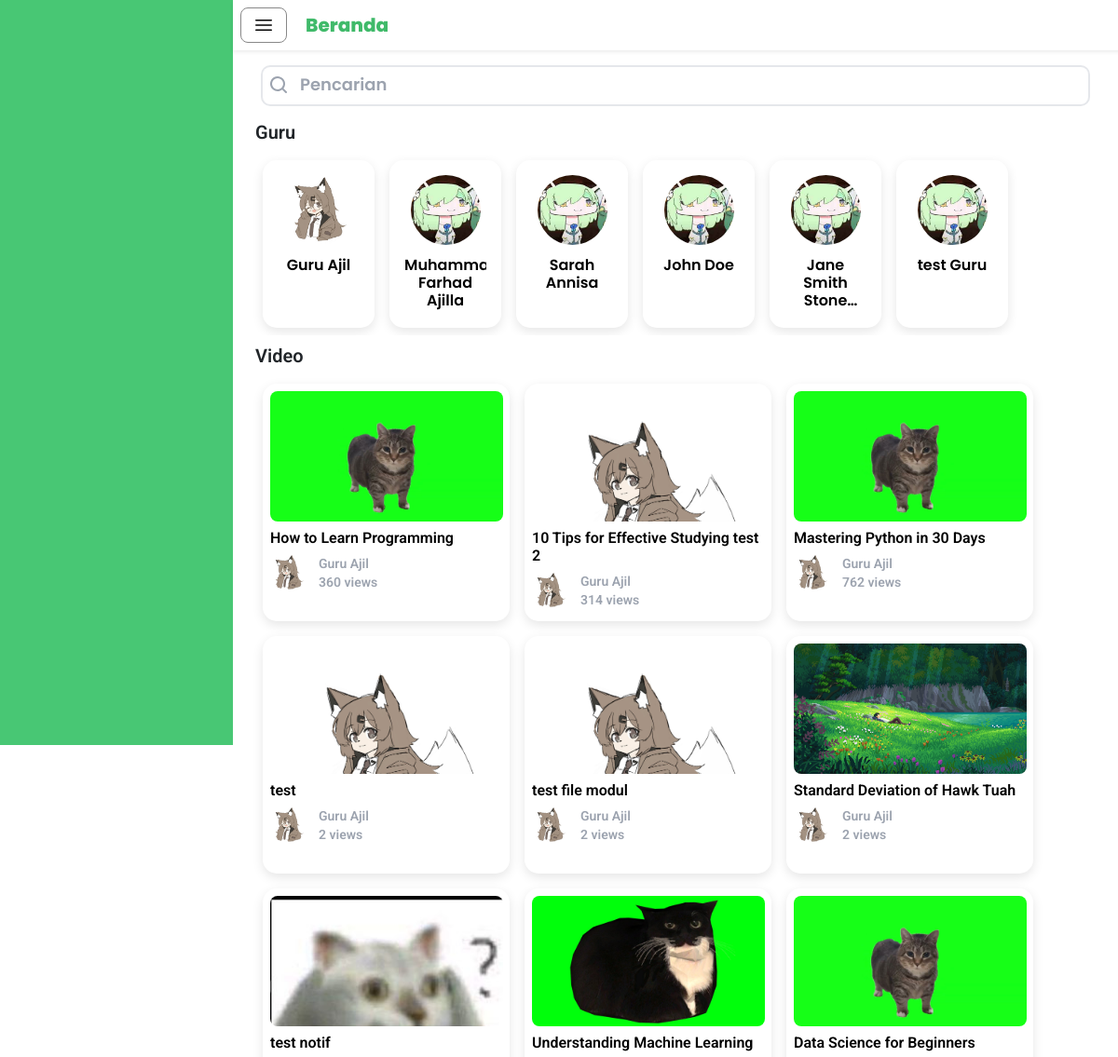
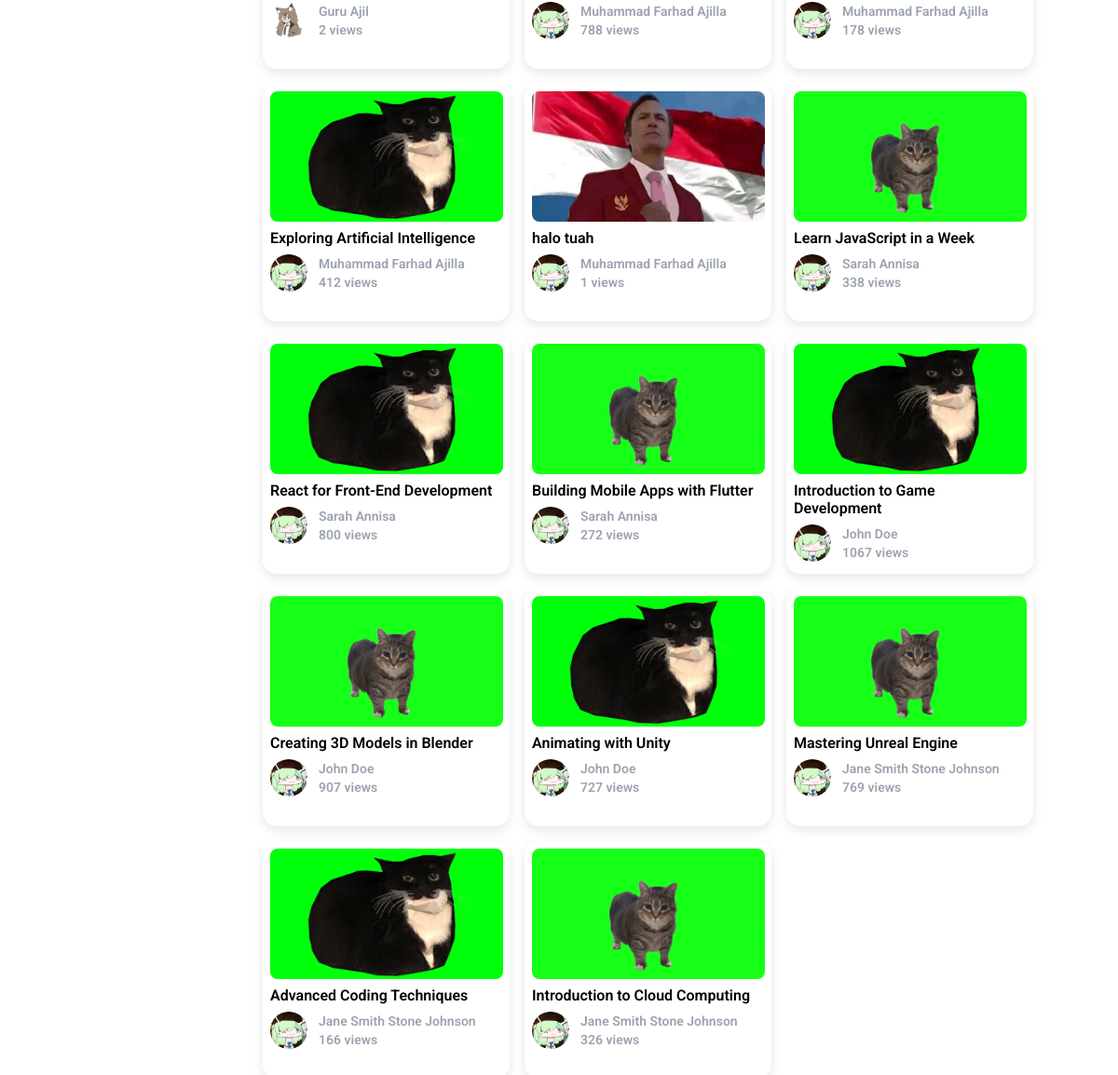
Page /siswa/pencarian/index.php (signed in) on the committed database (2 pictures, top to bottom).
### tables this page shows
CREATE TABLE IF NOT EXISTS `user` (
  `userID` int NOT NULL AUTO_INCREMENT,
  `email` varchar(255) NOT NULL,
  `password` varchar(255) NOT NULL,
  `name` varchar(255) NOT NULL,
  `school` varchar(255) NOT NULL,
  `profile_photo` varchar(255) NOT NULL,
  `role` int NOT NULL,
  PRIMARY KEY (`userID`)
);

CREATE TABLE IF NOT EXISTS `video` (
  `videoID` int NOT NULL AUTO_INCREMENT,
  `teacherID` int NOT NULL,
  `video` varchar(255) NOT NULL DEFAULT '',
  `thumbnail` varchar(255) NOT NULL DEFAULT '',
  `title` varchar(255) NOT NULL,
  `views` int NOT NULL,
  `upload_date` datetime NOT NULL,
  `favorite` int DEFAULT '0',
  PRIMARY KEY (`videoID`),
  KEY `teacherID` (`teacherID`),
  CONSTRAINT `video_ibfk_1` FOREIGN KEY (`teacherID`) REFERENCES `guru` (`teacherID`) ON DELETE CASCADE ON UPDATE CASCADE
);

### siswa/pencarian/index.php (the view, shortened to what this page needs)
<?php
$servername = "localhost";
$username = "root";
$password = "";
$dbname = "study_tube";
$conn = new mysqli($servername, $username, $password, $dbname);
$q = isset($_GET['search']) ? $_GET['search'] : '';
$sqlGuru = "
    SELECT
        userID,
        name AS guru_name,
        profile_photo AS guru_photo
    FROM
        user
    WHERE
        role = 2
        AND name LIKE '%" . $conn->real_escape_string($q) . "%'
";
$resultGuru = $conn->query($sqlGuru);
$sqlVideo = "
    SELECT
        video.title AS video_title,
        video.thumbnail AS video_thumbnail,
        video.video AS video_path,
        video.views AS video_views,
        user.name AS guru_name,
        user.profile_photo AS guru_photo
    FROM
        video
    INNER JOIN
        guru
    ON
        video.teacherID = guru.teacherID
    INNER JOIN
        user
    ON
        guru.userID = user.userID
    WHERE
        video.title LIKE '%" . $conn->real_escape_string($q) . "%'
";
$resultVideo = $conn->query($sqlVideo);
?>
<!DOCTYPE html>
<html lang="en">
<head>
    <script src="https://cdn.tailwindcss.com"></script>
    <link href="https://cdn.jsdelivr.net/npm/bootstrap@5.3.3/dist/css/bootstrap.min.css" rel="stylesheet">
    <link rel="stylesheet" href="/Study-Tube/siswa/style.css">
</head>
<body>
    <div id="sidebar" class="fixed top-0 left-0 h-screen bg-[#40BA6A]">
    </div>
    <div id="mainContent" class="main-content bg-white">
        <div class="fixed top-0 w-full bg-white z-50 shadow-sm">
            <div class="flex items-center space-x-5 p-2">
                <button id="toggleSidebar" class="btn btn-secondary col-rounded bg-white">
                    <svg xmlns="http://www.w3.org/2000/svg" fill="none" viewBox="0 0 24 24" stroke-width="1.5" stroke="black" class="size-6">
                        <path stroke-linecap="round" stroke-linejoin="round" d="M3.75 6.75h16.5M3.75 12h16.5m-16.5 5.25h16.5" />
                    </svg>
                </button>
                <h1 class="font-poppins font-extrabold text-[#40BA6A] text-xl my-auto">Beranda</h1>
            </div>
        </div>
        <div class="container mt-12 p-3 my-min px-4 overflow-y-hidden">
            <form action="/Study-Tube/siswa/pencarian/index.php" method="GET" class="relative flex items-center w-full p-2 mb-2">
                    <span class="absolute inset-y-0 left-0 flex items-center pl-4">
                    <svg xmlns="http://www.w3.org/2000/svg" class="h-5 w-5 text-gray-400" viewBox="0 0 20 20" fill="currentColor">
                        <path fill-rule="evenodd" d="M12.9 14.32a8 8 0 111.414-1.414l3.387 3.387a1 1 0 01-1.414 1.414l-3.387-3.387zM8 14a6 6 0 100-12 6 6 0 000 12z" clip-rule="evenodd" />
                    </svg>
                    </span>
                    <input
                    type="text"
                    name="search"
                    placeholder="Pencarian"
                    value="<?= htmlspecialchars($q) ?>"
                    class="w-full pl-10 pr-4 py-2 rounded-lg bg-white text-black font-poppins placeholder-gray-400 outline-none ring-2 ring-gray-200 focus:ring focus:ring-[#40BA6A]"
                    />
            </form>
            <?php if ($resultGuru && $resultGuru->num_rows > 0): ?>
                <h1 class="font-roboto mb-2 text-xl">Guru</h1>
                <div class="row overflow-x-auto p-2 mb-2">
                    <div class="flex space-x-3 snap-x">
                        <div id="containerProfile" class="flex flex-auto gap-3">
                            <?php if ($resultGuru && $resultGuru->num_rows > 0): ?>
                                <?php while ($guru = $resultGuru->fetch_assoc()): ?>
                                    <div
                                        onclick="location='profile.php?id=<?= htmlspecialchars($guru['userID']) ?>'"
                                        class="flex flex-col col-rounded-shadow p-3 w-[120px] h-[180px] space-y-2 cursor-pointer"
                                    >
                                        <div class="mx-auto overflow-hidden w-[75px] h-[75px] rounded-full bg-white mb-1">
                                            <img src="<?= htmlspecialchars($guru['guru_photo']) ?>" alt="<?= htmlspecialchars($guru['guru_name']) ?>" class="w-full h-full object-cover">
                                        </div>
                                        <h1 class="font-poppins text-center text-black text-ellipsis line-clamp-3">
                                            <?= htmlspecialchars($guru['guru_name']) ?>
                                        </h1>
                                    </div>
                                <?php endwhile; ?>
                            <?php else: ?>
                                <p class="font-roboto mb-2 text-l">Tidak ada hasil</p>
                            <?php endif; ?>
                        </div>
                    </div>
                </div>
            <?php endif; ?>
            <?php if ($resultVideo && $resultVideo->num_rows > 0): ?>
                <h1 class="font-roboto mb-2 text-xl">Video</h1>
                <div class="container p-2 mb-2">
                    <div class="space-x-2 space-y-3">
                        <div id="containerVideo" class="flex flex-wrap gap-3">
                            <?php if ($resultVideo && $resultVideo->num_rows > 0): ?>
                                <?php while ($video = $resultVideo->fetch_assoc()): ?>
                                    <div
                                        onclick="playVideo('<?= htmlspecialchars($video['video_path']) ?>')"
                                        class="w-[265px] h-[255px] col-rounded-shadow cursor-pointer p-2"
                                    >
                                        <div class="overflow-hidden w-[250px] h-[140px] rounded-lg bg-white">
                                            <div class="mx-auto item thumbnail">
                                                <img
                                                    src="<?= htmlspecialchars($video['video_thumbnail']) ?>"
                                                    alt="<?= htmlspecialchars($video['video_title']) ?>"
                                                    class="w-full h-full object-cover"
                                                >
                                            </div>
                                        </div>
                                        <h1 class="font-roboto text-black text-ellipsis overflow-hidden line-clamp-2 mt-2">
                                            <?= htmlspecialchars($video['video_title']) ?>
                                        </h1>
                                        <div class="row mt-2">
                                            <div class="flex space-x-3">
                                                <div class="mx-auto overflow-hidden w-[40px] h-[40px] rounded-full bg-white">
                                                    <div class="mx-auto">
                                                        <img
                                                            src="<?= htmlspecialchars($video['guru_photo']) ?>"
                                                            alt="<?= htmlspecialchars($video['guru_name']) ?>"
                                                            class="w-full h-full object-cover"
                                                        >
                                                    </div>
                                                </div>
                                                <div class="col">
                                                    <h1 class="font-roboto text-gray-400 text-sm truncate overflow-hidden">
                                                        <?= htmlspecialchars($video['guru_name']) ?>
                                                    </h1>
                                                    <h1 class="font-roboto text-gray-400 text-sm truncate overflow-hidden">
                                                        <?= htmlspecialchars($video['video_views']) ?> views
                                                    </h1>
                                                </div>
                                            </div>
                                        </div>
                                    </div>
                                <?php endwhile; ?>
                            <?php else: ?>
                                <p class="font-roboto mb-2 text-l">Tidak ada hasil</p>
                            <?php endif; ?>
                        </div>
                    </div>
                </div>
            <?php endif; ?>
        </div>
    </div>
</body>
</html>

### siswa/style.css (style rules this page uses)
input::placeholder { font-family: 'Poppins', sans-serif; font-weight: 600; font-size: 18px; color: #888; }
.font-poppins { font-family: 'Poppins', sans-serif; font-weight: 600; }
.col-rounded { border-radius: 0.5rem; border-width: 1px; border-color: #888; }
.col-rounded-shadow { border-radius: 15px; box-shadow: 0px 4px 12px rgba(0, 0, 0, 0.1); }
.font-roboto { font-family: 'Roboto', sans-serif; font-weight: 600; }
#sidebar { height: 100vh; position: fixed; top: 0; left: 0; z-index: 10; transition: transform 0.3s ease-in-out; width: 250px; background-color: #48c774; color: white; }
.main-content { margin-left: 250px; transition: margin-left 0.3s ease-in-out; }

### rows in the picture
user: profile_photo (picture), name "Guru Ajil"
user: profile_photo (picture), name "Muham…"
user: profile_photo (picture), name "Sarah Annisa"
user: profile_photo (picture), name "John Doe"
user: profile_photo (picture), name "Jane Smith…"
user: profile_photo (picture), name "test Guru"
video: thumbnail (picture), title "How to Learn Programming", user.profile_photo (picture), user.name "Guru Ajil", views "360"
video: thumbnail (picture), title "10 Tips for Effective Studying test 2", user.profile_photo (picture), user.name "Guru Ajil", views "314"
video: thumbnail (picture), title "Mastering Python in 30 Days", user.profile_photo (picture), user.name "Guru Ajil", views "762"
video: thumbnail+title (picture), title "test", user.profile_photo (picture), user.name "Guru Ajil", views "2"
video: thumbnail (picture), title "test file modul", user.profile_photo (picture), user.name "Guru Ajil", views "2"
video: thumbnail (picture), title "Standard Deviation of Hawk Tuah", user.profile_photo (picture), user.name "Guru Ajil", views "2"
video: thumbnail (picture), title "test notif", user.profile_photo (picture), user.name "Guru Ajil", views "2"
video: thumbnail (picture), title "Understanding Machine Learning", user.profile_photo (picture), user.name "Muhammad Farhad Ajilla", views "788"
video: thumbnail (picture), title "Data Science for Beginners", user.profile_photo (picture), user.name "Muhammad Farhad Ajilla", views "178"
video: thumbnail (picture), title "Exploring Artificial Intelligence", user.profile_photo (picture), user.name "Muhammad Farhad Ajilla", views "412"
video: thumbnail (picture), title "halo tuah", user.profile_photo (picture), user.name "Muhammad Farhad Ajilla", views "1"
video: thumbnail (picture), title "Learn JavaScript in a Week", user.profile_photo (picture), user.name "Sarah Annisa", views "338"
video: thumbnail (picture), title "React for Front-End Development", user.profile_photo (picture), user.name "Sarah Annisa", views "800"
video: thumbnail (picture), title "Building Mobile Apps with Flutter", user.profile_photo (picture), user.name "Sarah Annisa", views "272"
video: thumbnail (picture), title "Introduction to Game Development", user.profile_photo (picture), user.name "John Doe", views "1067"
video: thumbnail (picture), title "Creating 3D Models in Blender", user.profile_photo (picture), user.name "John Doe", views "907"
video: thumbnail (picture), title "Animating with Unity", user.profile_photo (picture), user.name "John Doe", views "727"
video: thumbnail (picture), title "Mastering Unreal Engine", user.profile_photo (picture), user.name "Jane Smith Stone Johnson", views "769"
video: thumbnail (picture), title "Advanced Coding Techniques", user.profile_photo (picture), user.name "Jane Smith Stone Johnson", views "166"
video: thumbnail (picture), title "Introduction to Cloud Computing", user.profile_photo (picture), user.name "Jane Smith Stone Johnson", views "326"
